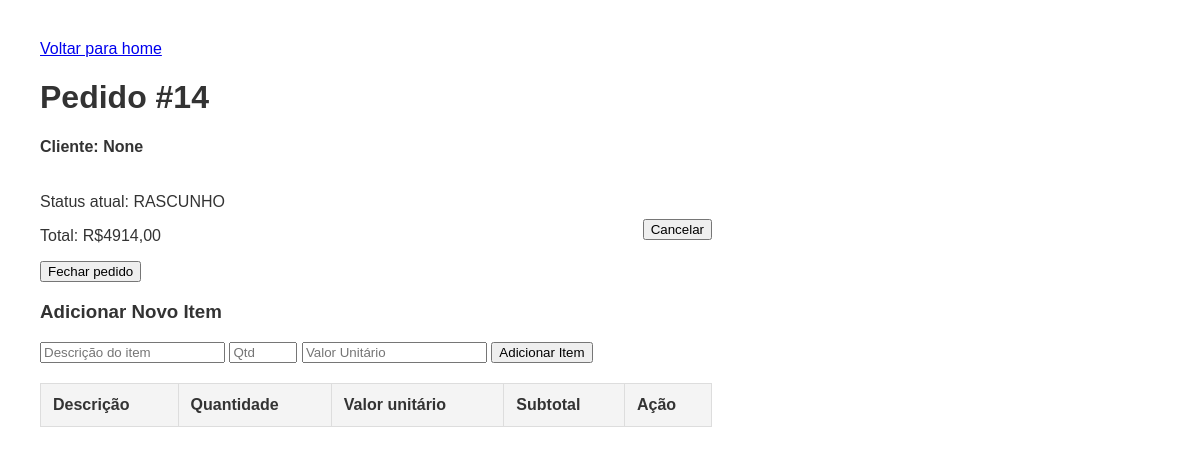
Page /pedidos/14/ (signed in) on the earlier database version.
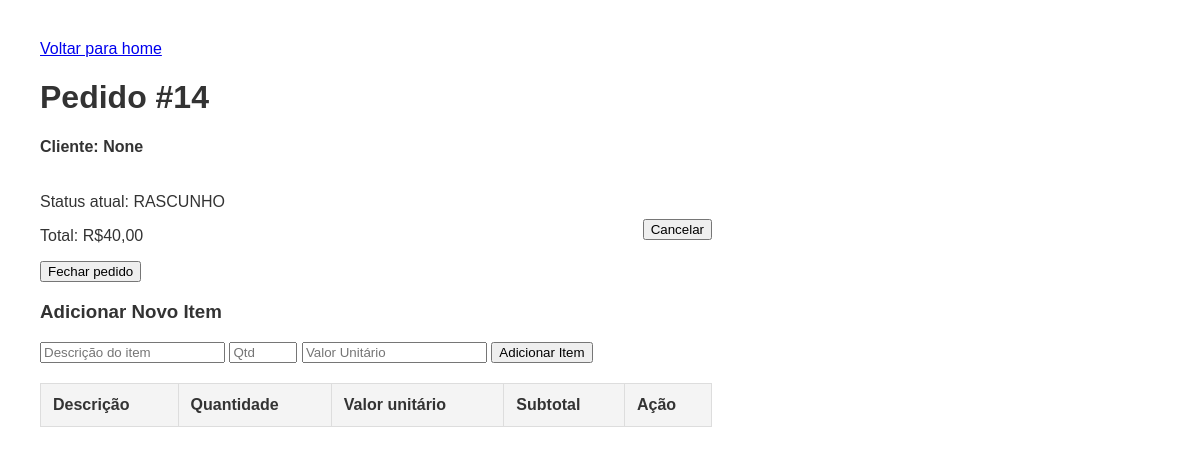
Same page on the later database version.
### pedidos/models.py (models this page shows, shortened)
class Pedido(models.Model):
    data = models.DateTimeField(auto_now=True)
    status = models.CharField(max_length=10, choices=STATUS_PEDIDOS, default='RASCUNHO')
    total = models.DecimalField(max_digits=10, decimal_places=2, default=0.00)
    cliente = models.CharField(max_length=255, null=True, blank=True)

### pedidos/views.py (the view)
# urls.py: path('pedidos/<int:pedido_id>/', views.detalhar_pedido, name='detalhe_pedido'),
@login_required
def detalhar_pedido(request, pedido_id):
    pedido = get_object_or_404(Pedido, id=pedido_id)
    contexto = {
        'pedido': pedido
    }
    return render(request, 'detalhe_pedido.html', contexto)

### pedidos/templates/detalhe_pedido.html (shortened to what this page needs)
{% load static %}
<!DOCTYPE html>
<html lang="pt-BR">
<head>
    <link rel="stylesheet" href="{% static 'pedidos/css/detalhar_pedido.css' %}">
</head>
<body>
    <div class="cabecalho">
        <a href="{% url 'home' %}">Voltar para home</a>
        <h1>Pedido #{{pedido.id}}</h1>
        <h4>Cliente: <span>{{pedido.cliente}}</span></h2>
            <div class="colunas">
                <div class="coluna1">
                    <p>Status atual: {{pedido.status}} </p>
                    <p id="total-pedido">Total: R${{ pedido.total}}</p>
                    {% if pedido.status == 'RASCUNHO'%}
                    <button onclick="fecharPedido()">Fechar pedido</button>
                    {% endif %}
                </div>
                {% if pedido.status != 'CANCELADO' %}
                <div class="coluna2">
                    <button onclick="cancelarPedido()">Cancelar</button>
                </div>
                {% else %}
                <button onclick="abrirPedido()">Abrir pedido</button>
                {% endif %}
            </div>
    </div>
    {% if pedido.status == 'RASCUNHO' %}
    <div class="formulario-item">
        <h3>Adicionar Novo Item</h3>
        <input type="text" id="desc" placeholder="Descrição do item" required>
        <input type="number" id="qtd" placeholder="Qtd" style="width: 60px;" required>
        <input type="number" id="valor" placeholder="Valor Unitário" step="0.01" required>
        <button class="btn" onclick="adicionarItem()">Adicionar Item</button>
    </div>
    {% else %}
    <div>
        <p>Aviso: Este pedido está {{ pedido.status }} e não pode mais ser editado.</p>
    </div>
    {% endif %}
    <table>
        <thead>
            <tr>
                <th>Descrição</th>
                <th>Quantidade</th>
                <th>Valor unitário</th>
                <th>Subtotal</th>
                <th>Ação</th>
            </tr>
        </thead>
    </table>
</body>
</html>

### templates/static/pedidos/css/detalhar_pedido.css (style rules this page uses)
body { font-family: sans-serif; margin: 40px; color: #333; }
table { width: 60%; border-collapse: collapse; margin-top: 20px; text-align: center; }
th, td { border: 1px solid #ddd; padding: 12px; text-align: left; }
th { background-color: #f4f4f4; }
.colunas { display: flex; flex-direction: row; align-items: center; justify-content: space-between; width: 60%; }

Differences in the rows shown:
changed Pedido "None": total "4914,00" → "40,00"
